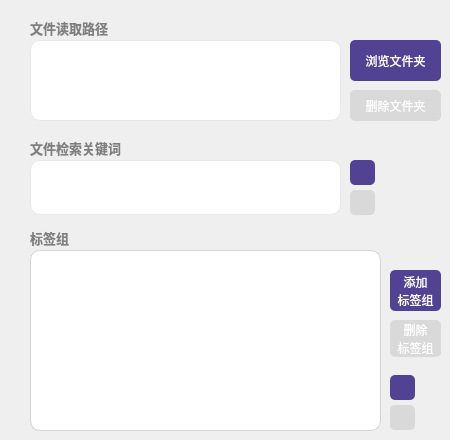
            <widget class="QWidget" name="page_extract">
             <property name="styleSheet">
              <string notr="true"/>
             </property>
             <widget class="QLabel" name="folderPathLable">
              <property name="geometry">
               <rect>
                <x>30</x>
                <y>20</y>
                <width>91</width>
                <height>16</height>
               </rect>
              </property>
              <property name="font">
               <font>
                <pointsize>10</pointsize>
                <bold>true</bold>
               </font>
              </property>
              <property name="styleSheet">
               <string notr="true">color: rgb(127, 127, 127);</string>
              </property>
              <property name="text">
               <string>文件读取路径</string>
              </property>
             </widget>
             <widget class="QPushButton" name="btn_browseFolder">
              <property name="geometry">
               <rect>
                <x>350</x>
                <y>40</y>
                <width>91</width>
                <height>41</height>
               </rect>
              </property>
              <property name="styleSheet">
               <string notr="true">*{border-radius:5px;
	font-size:12px;
	color: rgb(255, 255, 255);
	
	background-color:rgb(81, 66, 147) ;
}

*:hover{
	
	background-color: rgb(255, 179, 54);
}

QPushButton:pressed{
	
	background-color: rgb(235, 159, 34);
}</string>
              </property>
              <property name="text">
               <string>浏览文件夹</string>
              </property>
             </widget>
             <widget class="QListWidget" name="list_folderPath">
              <property name="geometry">
               <rect>
                <x>30</x>
                <y>40</y>
                <width>311</width>
                <height>81</height>
               </rect>
              </property>
              <property name="styleSheet">
               <string notr="true">*{border-radius:10px;
background-color: rgb(255, 255, 255);
border:1px solid rgb(232, 232, 232);
color: rgb(121, 121, 121)}

QScrollBar {              
            border: none;
            background:white;
            width:3px;
            margin: 0px 0px 0px 0px;
        }
        QScrollBar::handle {
            background: qlineargradient(x1:0, y1:0, x2:1, y2:0,
            stop: 0 rgb(32, 47, 130), stop: 0.5 rgb(32, 47, 130), stop:1 rgb(32, 47, 130));
            min-height: 0px;
        }
        QScrollBar::add-line{
            background: qlineargradient(x1:0, y1:0, x2:1, y2:0,
            stop: 0 rgb(32, 47, 130), stop: 0.5 rgb(32, 47, 130),  stop:1 rgb(32, 47, 130));
            height: 0px;
            subcontrol-position: bottom;
            subcontrol-origin: margin;
        }
        QScrollBar::sub-line {
            background: qlineargradient(x1:0, y1:0, x2:1, y2:0,
            stop: 0  rgb(32, 47, 130), stop: 0.5 rgb(32, 47, 130),  stop:1 rgb(32, 47, 130));
            height: 0 px;
            subcontrol-position: top;
            subcontrol-origin: margin;
        }</string>
              </property>
             </widget>
             <widget class="QPushButton" name="btn_deletFolder">
              <property name="geometry">
               <rect>
                <x>350</x>
                <y>90</y>
                <width>91</width>
                <height>31</height>
               </rect>
              </property>
              <property name="styleSheet">
               <string notr="true">*{border-radius:5px;
	font-size:12px;
	color: rgb(255, 255, 255);
	
	background-color: rgb(217, 217, 217);
}

*:hover{
	
	background-color: rgb(223, 145, 146);
}

QPushButton:pressed{
	
	background-color: rgb(203, 125, 126);
}</string>
              </property>
              <property name="text">
               <string>删除文件夹</string>
              </property>
             </widget>
             <widget class="QLabel" name="searchLable_2">
              <property name="geometry">
               <rect>
                <x>30</x>
                <y>230</y>
                <width>91</width>
                <height>16</height>
               </rect>
              </property>
              <property name="font">
               <font>
                <pointsize>10</pointsize>
                <bold>true</bold>
               </font>
              </property>
              <property name="styleSheet">
               <string notr="true">color: rgb(127, 127, 127);</string>
              </property>
              <property name="text">
               <string>标签组</string>
              </property>
             </widget>
             <widget class="QPushButton" name="btn_addTagGroup">
              <property name="geometry">
               <rect>
                <x>390</x>
                <y>270</y>
                <width>51</width>
                <height>41</height>
               </rect>
              </property>
              <property name="styleSheet">
               <string notr="true">*{border-radius:5px;
	font-size:12px;
	color: rgb(255, 255, 255);
	
	background-color:rgb(81, 66, 147) ;
}

*:hover{
	
	background-color: rgb(255, 179, 54);
}
QPushButton:pressed{
	
	background-color: rgb(235, 159, 34);
}</string>
              </property>
              <property name="text">
               <string>添加
标签组</string>
              </property>
             </widget>
             <widget class="QPushButton" name="btn_delTagGroup">
              <property name="geometry">
               <rect>
                <x>390</x>
                <y>320</y>
                <width>51</width>
                <height>37</height>
               </rect>
              </property>
              <property name="styleSheet">
               <string notr="true">*{border-radius:5px;
	font-size:12px;
	color: rgb(255, 255, 255);
	
	background-color:rgb(217, 217, 217) ;
}

*:hover{
	
	background-color: rgb(223, 145, 146);
}

QPushButton:pressed{
	
	background-color: rgb(203, 125, 126);
}</string>
              </property>
              <property name="text">
               <string>删除
标签组</string>
              </property>
             </widget>
             <widget class="QTabWidget" name="tag_group">
              <property name="geometry">
               <rect>
                <x>30</x>
                <y>250</y>
                <width>351</width>
                <height>181</height>
               </rect>
              </property>
              <property name="minimumSize">
               <size>
                <width>0</width>
                <height>0</height>
               </size>
              </property>
              <property name="maximumSize">
               <size>
                <width>1000</width>
                <height>1000</height>
               </size>
              </property>
              <property name="styleSheet">
               <string notr="true">QTabWidget::Pane{
background-color: white;
border-radius:10px;
border: 1px solid lightgray;
}

QTabBar::tab{
	background: rgb(255,255,255);
   
  padding: 3px;
	color: rgb(221, 221, 221);
	border-radius:5px;
}

QTabBar::tab:hover{
	background-color: rgb(168, 156, 225);
}

 QTabBar::tab:selected {
  background: rgb(110, 92, 194);
 }</string>
              </property>
              <property name="tabShape">
               <enum>QTabWidget::Rounded</enum>
              </property>
              <property name="currentIndex">
               <number>-1</number>
              </property>
              <property name="tabsClosable">
               <bool>false</bool>
              </property>
              <property name="movable">
               <bool>false</bool>
              </property>
              <property name="tabBarAutoHide">
               <bool>false</bool>
              </property>
             </widget>
             <widget class="QPushButton" name="btn_addTag">
              <property name="geometry">
               <rect>
                <x>390</x>
                <y>375</y>
                <width>25</width>
                <height>25</height>
               </rect>
              </property>
              <property name="minimumSize">
               <size>
                <width>25</width>
                <height>25</height>
               </size>
              </property>
              <property name="maximumSize">
               <size>
                <width>25</width>
                <height>25</height>
               </size>
              </property>
              <property name="styleSheet">
               <string notr="true">*{border-radius:5px;
	font-size:12px;
	color: rgb(255, 255, 255);
	
	background-color:rgb(81, 66, 147) ;
}

*:hover{
	
	background-color: rgb(255, 179, 54);
}
QPushButton:pressed{
	
	background-color: rgb(235, 159, 34);
}</string>
              </property>
              <property name="text">
               <string/>
              </property>
              <property name="icon">
               <iconset resource="resource.qrc">
                <normaloff>:/icons/icon/加减组件加号.ico</normaloff>:/icons/icon/加减组件加号.ico</iconset>
              </property>
             </widget>
             <widget class="QPushButton" name="btn_delTag">
              <property name="geometry">
               <rect>
                <x>390</x>
                <y>405</y>
                <width>25</width>
                <height>25</height>
               </rect>
              </property>
              <property name="minimumSize">
               <size>
                <width>25</width>
                <height>25</height>
               </size>
              </property>
              <property name="maximumSize">
               <size>
                <width>25</width>
                <height>25</height>
               </size>
              </property>
              <property name="styleSheet">
               <string notr="true">*{border-radius:5px;
	font-size:12px;
	color: rgb(255, 255, 255);
	
	background-color:rgb(217, 217, 217) ;
}

*:hover{
	
	background-color: rgb(223, 145, 146);
}

QPushButton:pressed{
	
	background-color: rgb(203, 125, 126);
}</string>
              </property>
              <property name="text">
               <string/>
              </property>
              <property name="icon">
               <iconset resource="resource.qrc">
                <normaloff>:/icons/icon/减号.ico</normaloff>:/icons/icon/减号.ico</iconset>
              </property>
             </widget>
             <widget class="QListWidget" name="list_fileKeyword">
              <property name="geometry">
               <rect>
                <x>30</x>
                <y>160</y>
                <width>311</width>
                <height>55</height>
               </rect>
              </property>
              <property name="styleSheet">
               <string notr="true">*{border-radius:10px;
background-color: rgb(255, 255, 255);
border:1px solid rgb(232, 232, 232);
color: rgb(121, 121, 121)}

QScrollBar {              
            border: none;
            background:white;
            width:3px;
            margin: 0px 0px 0px 0px;
        }
        QScrollBar::handle {
            background: qlineargradient(x1:0, y1:0, x2:1, y2:0,
            stop: 0 rgb(32, 47, 130), stop: 0.5 rgb(32, 47, 130), stop:1 rgb(32, 47, 130));
            min-height: 0px;
        }
        QScrollBar::add-line{
            background: qlineargradient(x1:0, y1:0, x2:1, y2:0,
            stop: 0 rgb(32, 47, 130), stop: 0.5 rgb(32, 47, 130),  stop:1 rgb(32, 47, 130));
            height: 0px;
            subcontrol-position: bottom;
            subcontrol-origin: margin;
        }
        QScrollBar::sub-line {
            background: qlineargradient(x1:0, y1:0, x2:1, y2:0,
            stop: 0  rgb(32, 47, 130), stop: 0.5 rgb(32, 47, 130),  stop:1 rgb(32, 47, 130));
            height: 0 px;
            subcontrol-position: top;
            subcontrol-origin: margin;
        }</string>
              </property>
             </widget>
             <widget class="QPushButton" name="btn_addFileKeyword">
              <property name="geometry">
               <rect>
                <x>350</x>
                <y>160</y>
                <width>25</width>
                <height>25</height>
               </rect>
              </property>
              <property name="minimumSize">
               <size>
                <width>25</width>
                <height>25</height>
               </size>
              </property>
              <property name="maximumSize">
               <size>
                <width>25</width>
                <height>25</height>
               </size>
              </property>
              <property name="styleSheet">
               <string notr="true">*{border-radius:5px;
	font-size:12px;
	color: rgb(255, 255, 255);
	
	background-color:rgb(81, 66, 147) ;
}

*:hover{
	
	background-color: rgb(255, 179, 54);
}
QPushButton:pressed{
	
	background-color: rgb(235, 159, 34);
}</string>
              </property>
              <property name="text">
               <string/>
              </property>
              <property name="icon">
               <iconset resource="resource.qrc">
                <normaloff>:/icons/icon/加减组件加号.ico</normaloff>:/icons/icon/加减组件加号.ico</iconset>
              </property>
             </widget>
             <widget class="QPushButton" name="btn_deletFileKeyWord">
              <property name="geometry">
               <rect>
                <x>350</x>
                <y>190</y>
                <width>25</width>
                <height>25</height>
               </rect>
              </property>
              <property name="minimumSize">
               <size>
                <width>25</width>
                <height>25</height>
               </size>
              </property>
              <property name="maximumSize">
               <size>
                <width>25</width>
                <height>25</height>
               </size>
              </property>
              <property name="styleSheet">
               <string notr="true">*{border-radius:5px;
	font-size:12px;
	color: rgb(255, 255, 255);
	
	background-color:rgb(217, 217, 217) ;
}

*:hover{
	
	background-color: rgb(223, 145, 146);
}

QPushButton:pressed{
	
	background-color: rgb(203, 125, 126);
}</string>
              </property>
              <property name="text">
               <string/>
              </property>
              <property name="icon">
               <iconset resource="resource.qrc">
                <normaloff>:/icons/icon/减号.ico</normaloff>:/icons/icon/减号.ico</iconset>
              </property>
             </widget>
             <widget class="QLabel" name="searchLable_3">
              <property name="geometry">
               <rect>
                <x>30</x>
                <y>140</y>
                <width>111</width>
                <height>16</height>
               </rect>
              </property>
              <property name="font">
               <font>
                <pointsize>10</pointsize>
                <bold>true</bold>
               </font>
              </property>
              <property name="styleSheet">
               <string notr="true">color: rgb(127, 127, 127);</string>
              </property>
              <property name="text">
               <string>文件检索关键词</string>
              </property>
             </widget>
            </widget>
